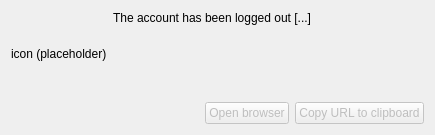
<?xml version="1.0" encoding="UTF-8"?>
<ui version="4.0">
 <class>AskForOAuthLoginDialog</class>
 <widget class="QDialog" name="AskForOAuthLoginDialog">
  <property name="geometry">
   <rect>
    <x>0</x>
    <y>0</y>
    <width>435</width>
    <height>135</height>
   </rect>
  </property>
  <property name="sizePolicy">
   <sizepolicy hsizetype="Minimum" vsizetype="Minimum">
    <horstretch>0</horstretch>
    <verstretch>0</verstretch>
   </sizepolicy>
  </property>
  <property name="windowTitle">
   <string>Login required</string>
  </property>
  <layout class="QVBoxLayout" name="verticalLayout" stretch="1,0">
   <item>
    <layout class="QHBoxLayout" name="horizontalLayout_2">
     <item>
      <widget class="QLabel" name="iconLabel">
       <property name="sizePolicy">
        <sizepolicy hsizetype="Maximum" vsizetype="Preferred">
         <horstretch>0</horstretch>
         <verstretch>0</verstretch>
        </sizepolicy>
       </property>
       <property name="text">
        <string notr="true">icon (placeholder)</string>
       </property>
      </widget>
     </item>
     <item>
      <widget class="QLabel" name="label">
       <property name="minimumSize">
        <size>
         <width>300</width>
         <height>50</height>
        </size>
       </property>
       <property name="text">
        <string notr="true">The account has been logged out [...] &lt;placeholder&gt;</string>
       </property>
       <property name="alignment">
        <set>Qt::AlignLeading|Qt::AlignLeft|Qt::AlignTop</set>
       </property>
       <property name="wordWrap">
        <bool>true</bool>
       </property>
      </widget>
     </item>
    </layout>
   </item>
   <item>
    <layout class="QHBoxLayout" name="horizontalLayout">
     <item>
      <spacer name="horizontalSpacer">
       <property name="orientation">
        <enum>Qt::Horizontal</enum>
       </property>
       <property name="sizeHint" stdset="0">
        <size>
         <width>10</width>
         <height>20</height>
        </size>
       </property>
      </spacer>
     </item>
     <item>
      <widget class="QPushButton" name="openBrowserButton">
       <property name="enabled">
        <bool>false</bool>
       </property>
       <property name="text">
        <string>Open browser</string>
       </property>
      </widget>
     </item>
     <item>
      <widget class="QPushButton" name="copyUrlToClipboardButton">
       <property name="enabled">
        <bool>false</bool>
       </property>
       <property name="text">
        <string>Copy URL to clipboard</string>
       </property>
       <property name="icon">
        <iconset resource="../resources/client.qrc">
         <normaloff>:/client/resources/light/clipboard.svg</normaloff>:/client/resources/light/clipboard.svg</iconset>
       </property>
      </widget>
     </item>
    </layout>
   </item>
  </layout>
 </widget>
 <resources>
  <include location="../resources/client.qrc"/>
 </resources>
 <connections/>
</ui>
